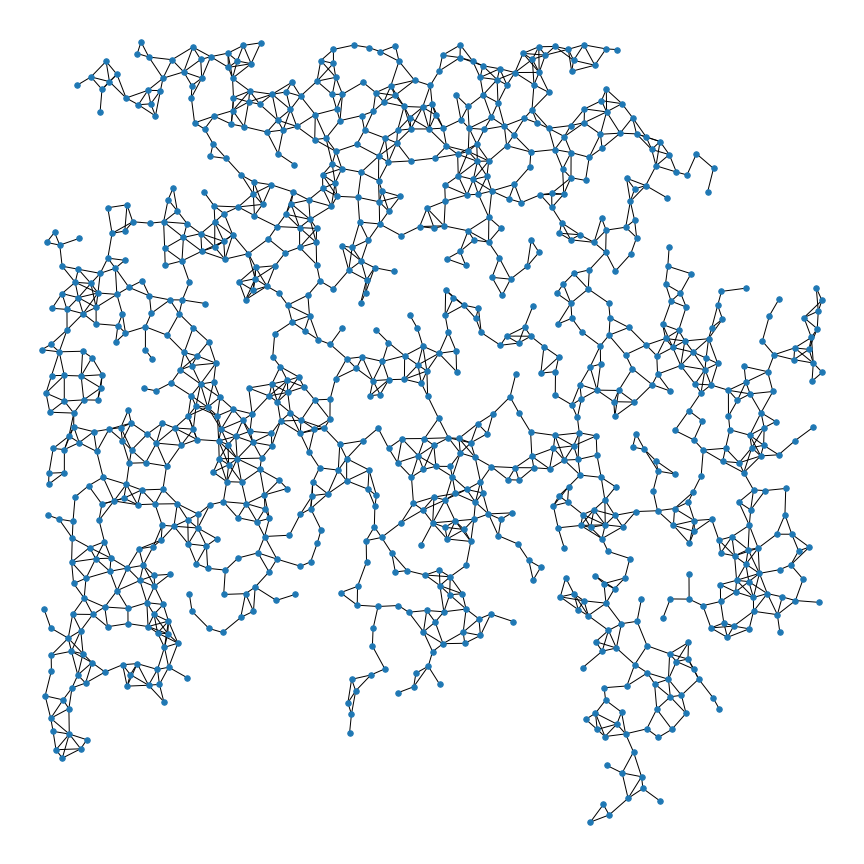
#> input picture Program/data_5.png, 864 x 864 px
$ python test_cv_draw.py
#> lines starting #> are read from the running program, lines starting #| are printed output that depends on the picture
"""
Created on Thu Oct 24 00:29:03 2019

@author:     Ng Kim Hou
@Student ID: DB625369
@Description:


2019_UM_FST_CPS_FYP_Hole Detection in Sensor Network Project
FYP_24_10_2019
@author:     Ng Kim Hou
@Student ID: DB625369
@Description:
1. Input the network data by using CNCAHNetGenerator
2. Using NetworkX Find all the node and edges
3. Draw back the network
4. Using OpenCV find the hole

"""

import numpy as np
import cv2
import matplotlib.pyplot as plt

img = np.zeros((1080, 1080, 3), np.uint8) #create a gray img


img_1 = cv2.imread('data_5.png')
#> img_1 is the input picture: shape (864, 864, 3); mean B, G, R 243.2, 240.6, 236.6
img_1 = cv2.flip(img_1, 0)
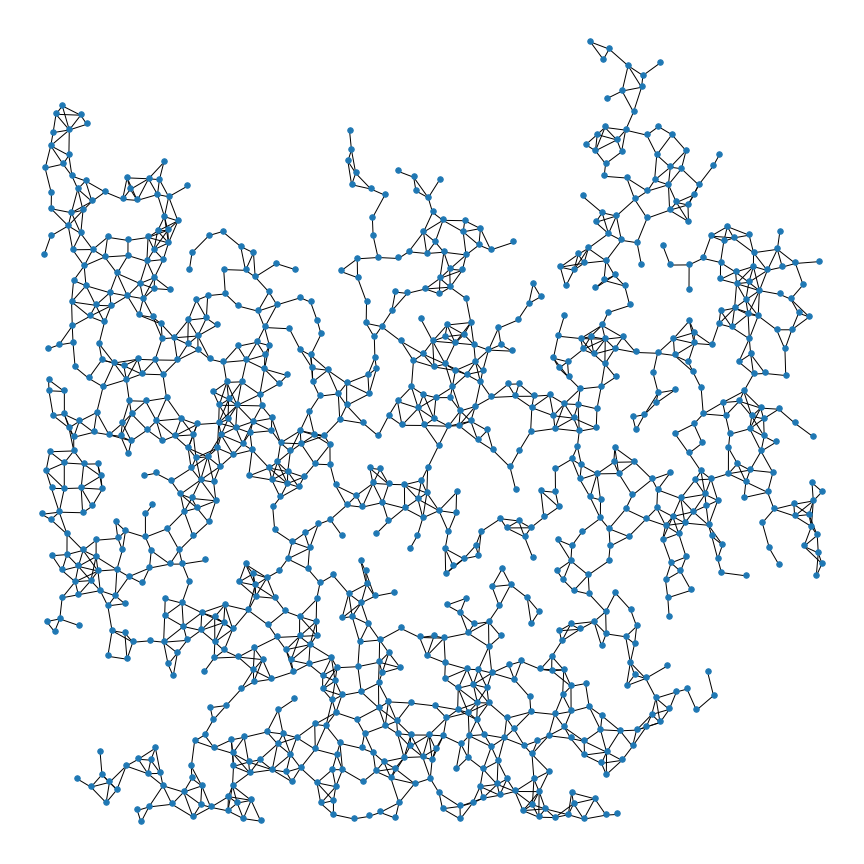
#> img_1: shape (864, 864, 3); mean B, G, R 243.2, 240.6, 236.6
reults_img = img.copy()
area_min = 1000
area_mix = 50000
area_holes = []
print (img.shape)


fname = 'data_5' #The data file name
out_format = '.png' #The output image format
data_list = [] #The data list

#The node and edge attributes
num_nodes = int
all_nodes = []
num_edges = int
all_edges = []

#Create the data list
#> (the run stopped early here; a loop or call above may not have finished)

$ run again, with Program/data_1.png copied over Program/data_5.png
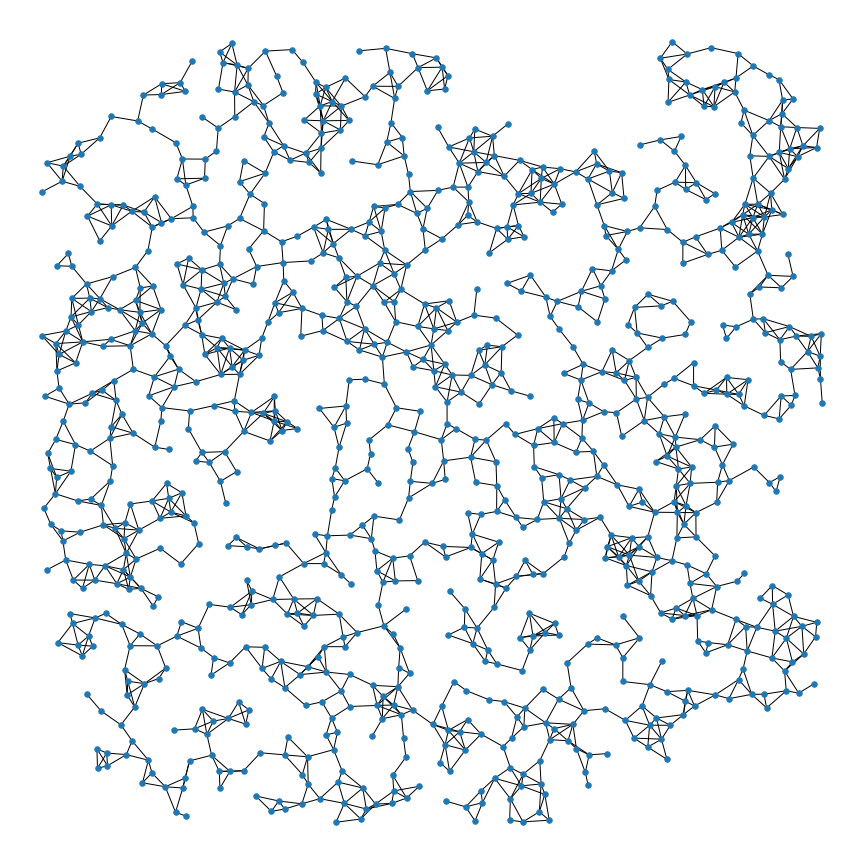
#> input picture Program/data_1.png, 864 x 864 px
#> img_1 is the input picture: shape (864, 864, 3); mean B, G, R 242.6, 239.9, 235.9
#> `img_1 = cv2.flip(img_1, 0)`:
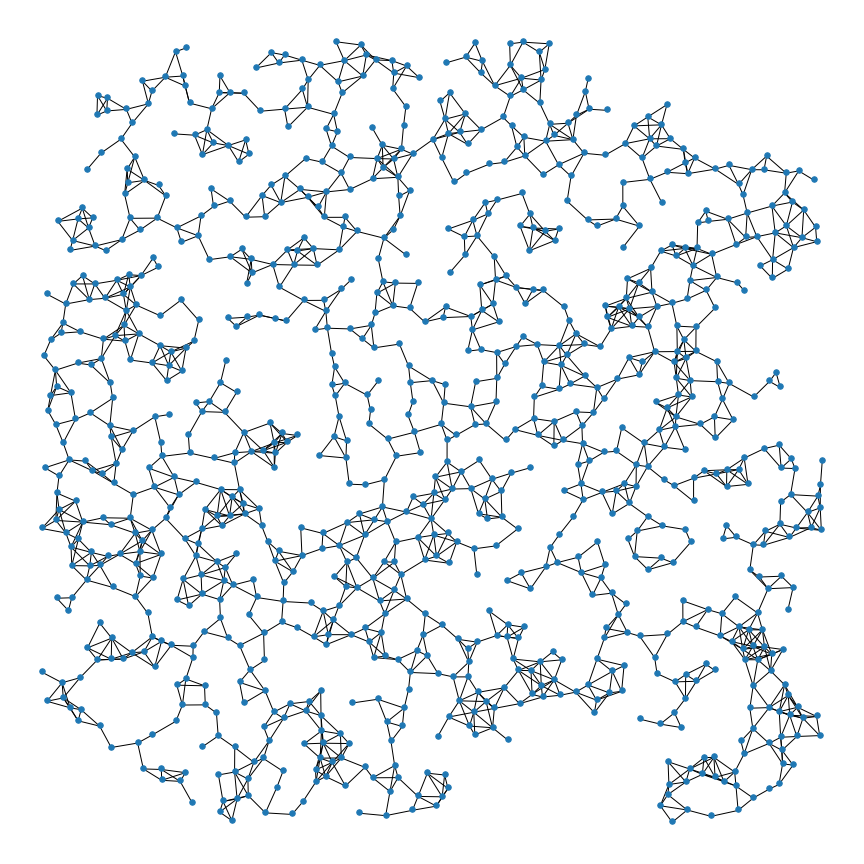
#> img_1: shape (864, 864, 3); mean B, G, R 242.6, 239.9, 235.9

$ run again, with Program/data_2.png copied over Program/data_5.png
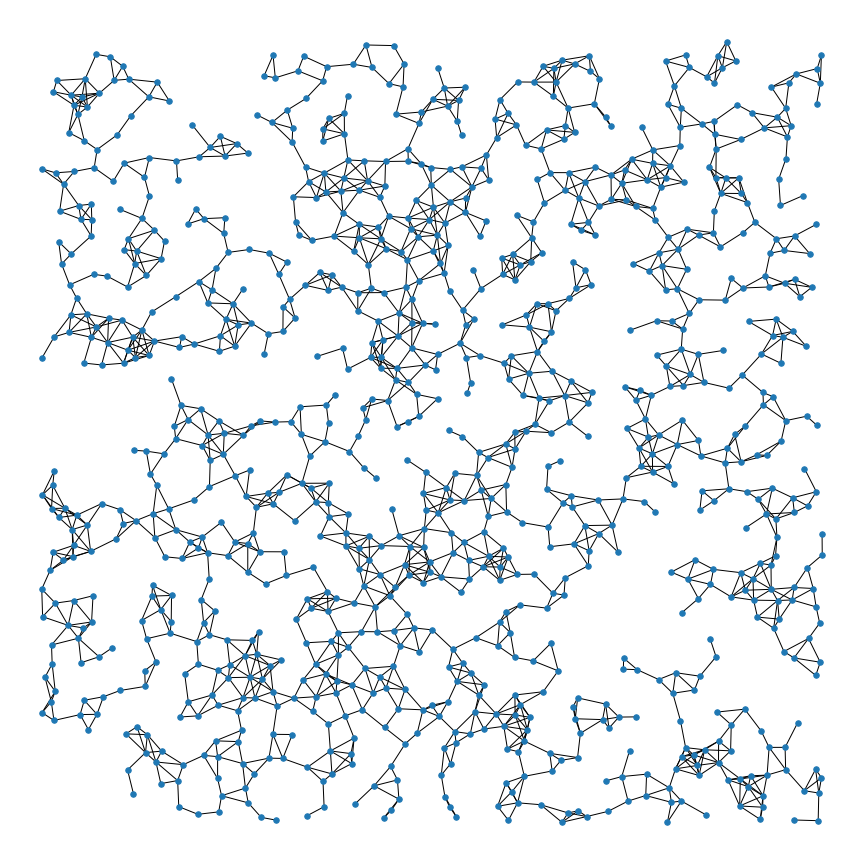
#> input picture Program/data_2.png, 864 x 864 px
#> img_1 is the input picture: shape (864, 864, 3); mean B, G, R 242.1, 239.5, 235.5
#> `img_1 = cv2.flip(img_1, 0)`:
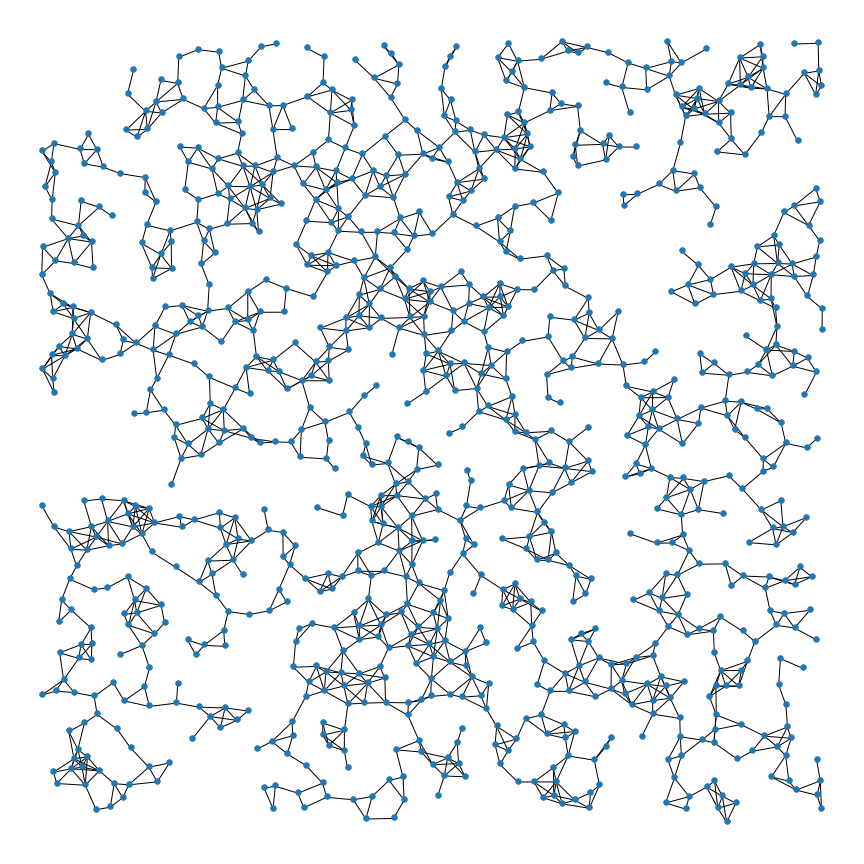
#> img_1: shape (864, 864, 3); mean B, G, R 242.1, 239.5, 235.5

$ run again, with Program/data_3.png copied over Program/data_5.png
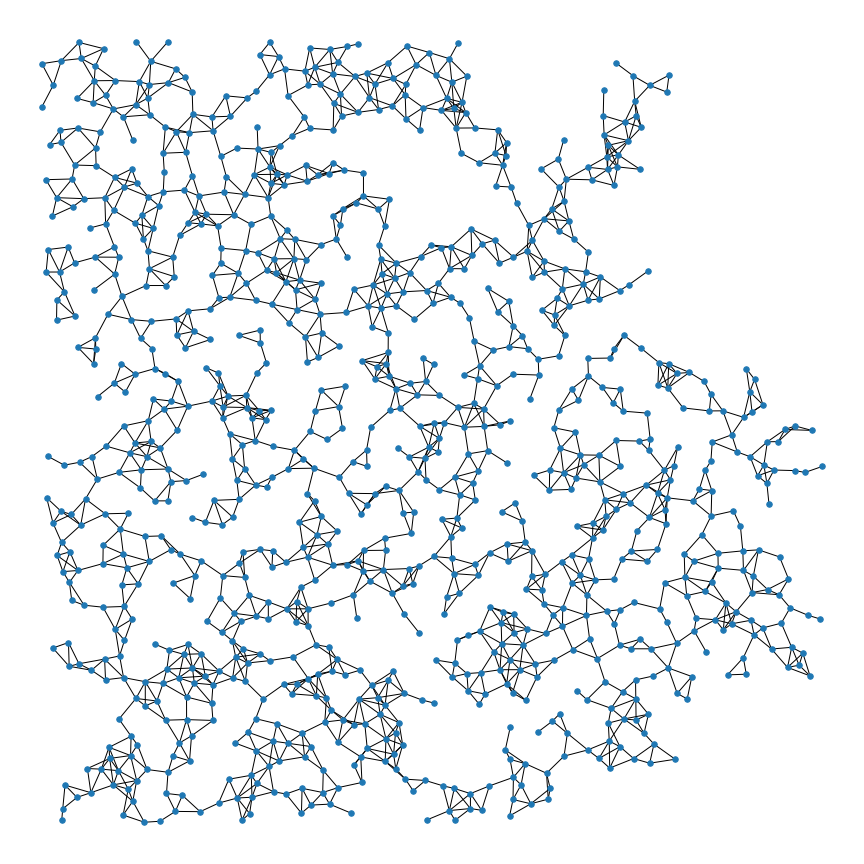
#> input picture Program/data_3.png, 864 x 864 px
#> img_1 is the input picture: shape (864, 864, 3); mean B, G, R 242.6, 239.9, 236
#> `img_1 = cv2.flip(img_1, 0)`:
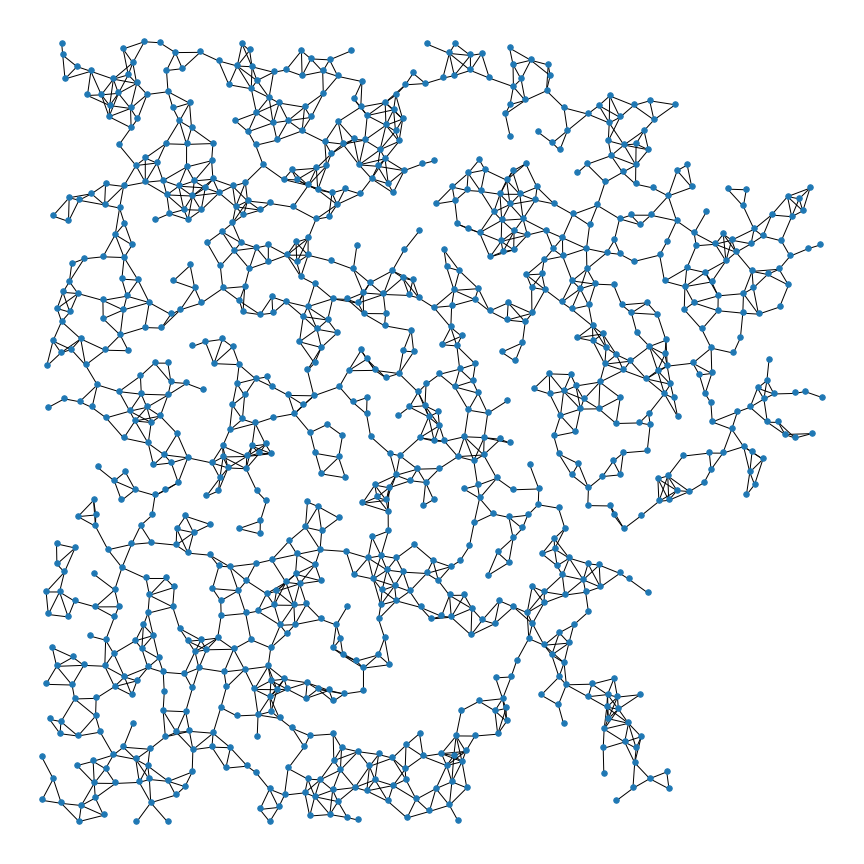
#> img_1: shape (864, 864, 3); mean B, G, R 242.6, 239.9, 236
